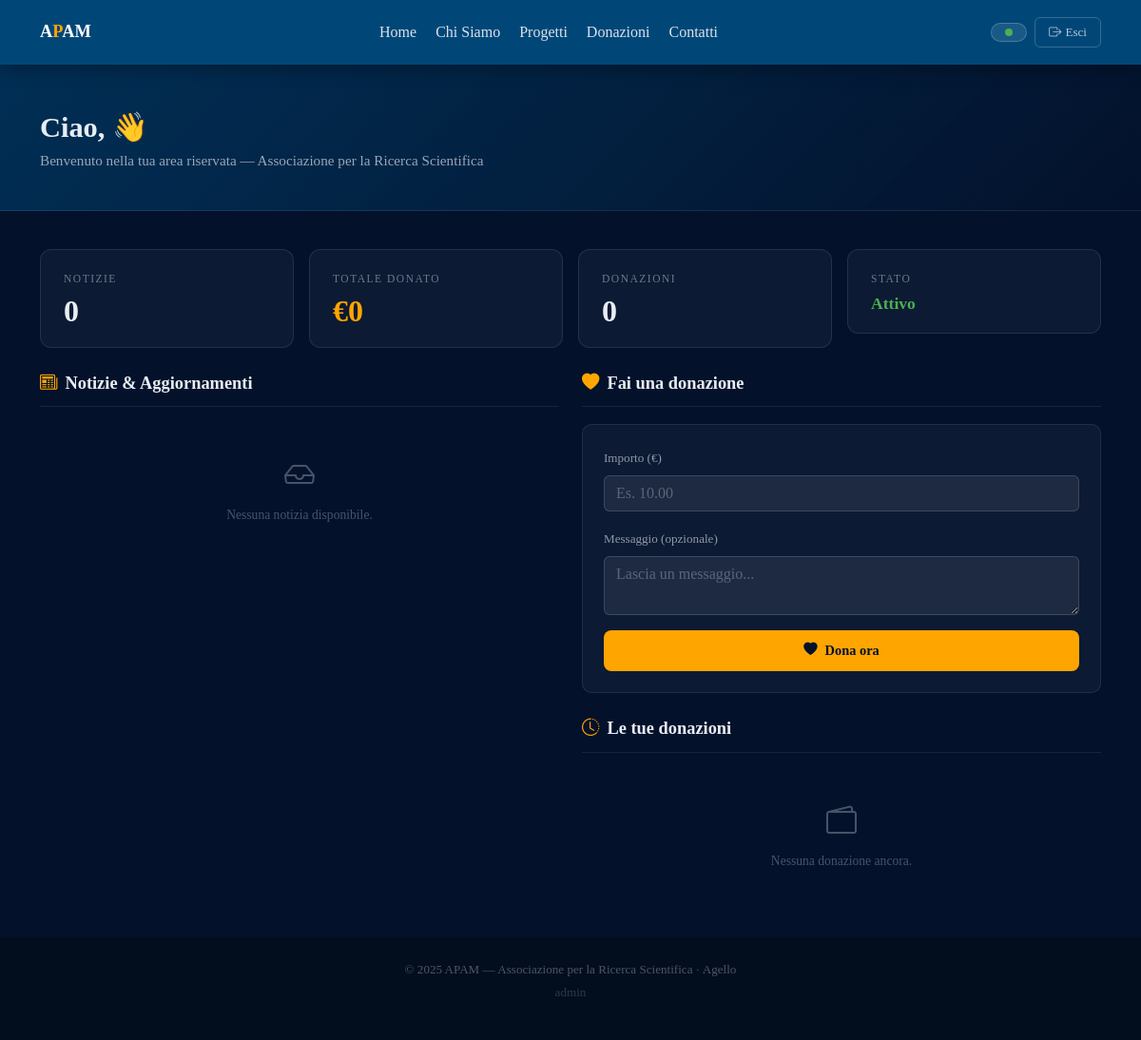
/dashboard.php (signed in), run on an earlier commit of the app's database.
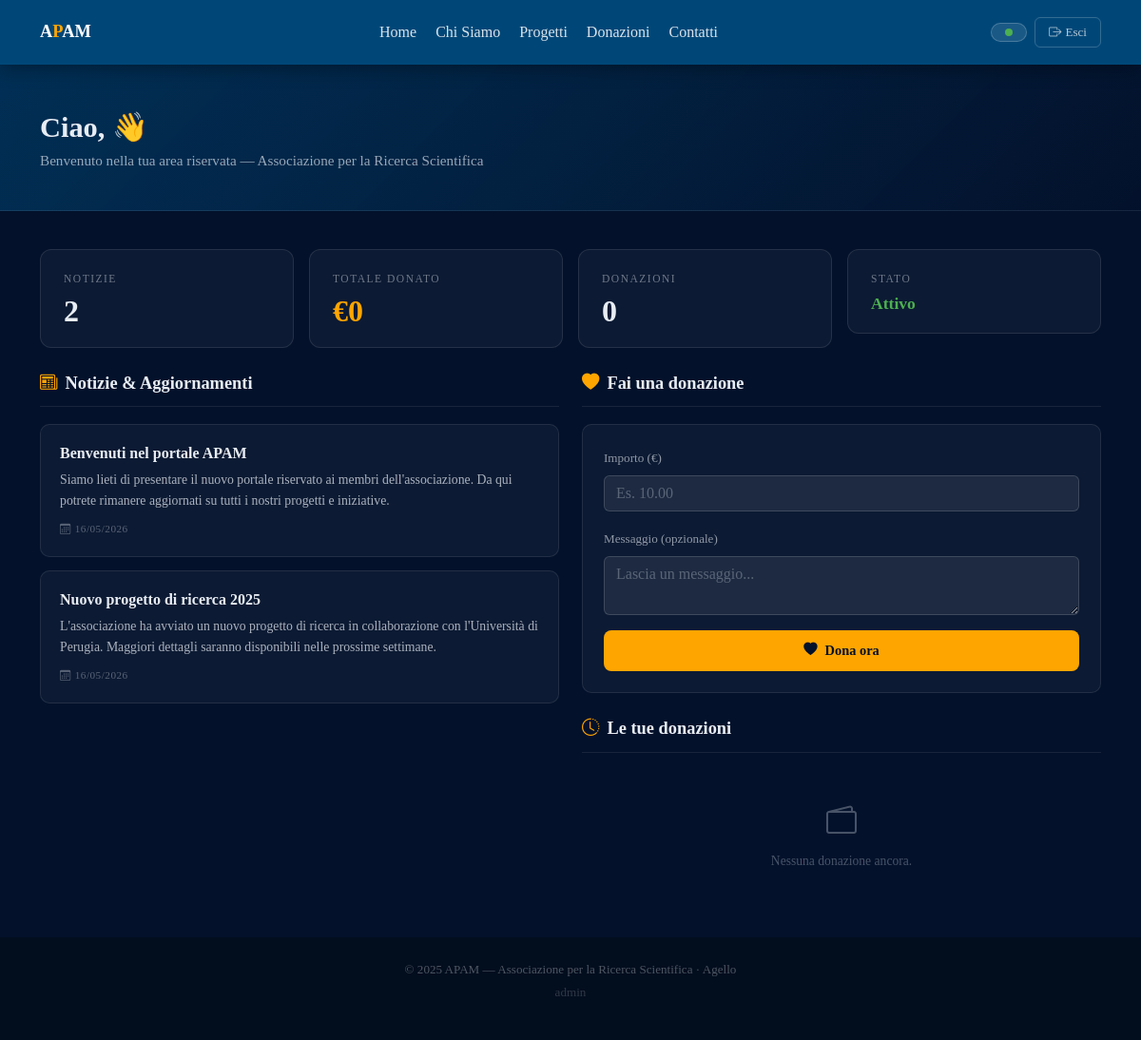
And on a later commit of the database.
### tables this page shows
CREATE TABLE IF NOT EXISTS notizie (
    id INT AUTO_INCREMENT PRIMARY KEY,
    titolo VARCHAR(200) NOT NULL,
    contenuto TEXT NOT NULL,
    pubblicata TINYINT(1) DEFAULT 1,
    data_pubblicazione TIMESTAMP DEFAULT CURRENT_TIMESTAMP
);

### dashboard.php (the view, shortened to what this page needs)
<?php
$pdo = getDB();
$notizie  = $pdo->query("SELECT * FROM notizie WHERE pubblicata = 1 ORDER BY data_pubblicazione DESC")->fetchAll();
$donStmt  = $pdo->prepare("SELECT * FROM donazioni WHERE utente_id = ? ORDER BY data_donazione DESC");
$donStmt->execute([$_SESSION['utente_id']]);
$donazioni      = $donStmt->fetchAll();
$totale_donato  = array_sum(array_column($donazioni, 'importo'));
?>
<!DOCTYPE html>
<html lang="it">
<head>
    <link rel="stylesheet" href="https://cdn.jsdelivr.net/npm/bootstrap@5.3.3/dist/css/bootstrap.min.css">
    <link rel="stylesheet" href="https://cdn.jsdelivr.net/npm/bootstrap-icons@1.11.3/font/bootstrap-icons.css">
</head>
<body>
<nav class="navbar navbar-expand-lg">
    <div class="container">
        <a class="navbar-brand" href="index.html">A<span>P</span>AM</a>
        <div class="collapse navbar-collapse" id="navMenu">
            <ul class="navbar-nav mx-auto gap-1">
                <li class="nav-item"><a class="nav-link" href="index.html#home">Home</a></li>
                <li class="nav-item"><a class="nav-link" href="index.html#chi-siamo">Chi Siamo</a></li>
                <li class="nav-item"><a class="nav-link" href="index.html#progetti">Progetti</a></li>
                <li class="nav-item"><a class="nav-link" href="index.html#donazioni">Donazioni</a></li>
                <li class="nav-item"><a class="nav-link" href="index.html#contatti">Contatti</a></li>
            </ul>
            <div class="d-flex align-items-center gap-2">
                <span class="user-pill">
                    <span class="dot"></span>
                </span>
                <a href="logout-utente.php" class="btn-logout-nav">
                    <i class="bi bi-box-arrow-right me-1"></i>Esci
                </a>
            </div>
        </div>
    </div>
</nav>
<div class="dash-hero">
    <div class="container">
        <h1>Ciao, <span><?= htmlspecialchars($_SESSION['utente_nome']) ?></span> 👋</h1>
        <p>Benvenuto nella tua area riservata — Associazione per la Ricerca Scientifica</p>
    </div>
</div>
<main>
    <div class="container">
        <div class="row g-3 mb-4">
            <div class="col-6 col-md-3">
                <div class="stat-card">
                    <div class="stat-label">Notizie</div>
                    <div class="stat-value"><?= count($notizie) ?></div>
                </div>
            </div>
            <div class="col-6 col-md-3">
                <div class="stat-card">
                    <div class="stat-label">Totale donato</div>
                    <div class="stat-value accent">€<?= number_format($totale_donato, 0, ',', '.') ?></div>
                </div>
            </div>
            <div class="col-6 col-md-3">
                <div class="stat-card">
                    <div class="stat-label">Donazioni</div>
                    <div class="stat-value"><?= count($donazioni) ?></div>
                </div>
            </div>
            <div class="col-6 col-md-3">
                <div class="stat-card">
                    <div class="stat-label">Stato</div>
                    <div class="stat-value" style="font-size:1.1rem;color:#4caf50;">Attivo</div>
                </div>
            </div>
        </div>
        <div class="row g-4">
            <div class="col-lg-6">
                <div class="section-heading">
                    <i class="bi bi-newspaper"></i>Notizie & Aggiornamenti
                </div>
                <?php if (empty($notizie)): ?>
                    <div class="empty-state"><i class="bi bi-inbox fs-2 d-block mb-2"></i>Nessuna notizia disponibile.</div>
                <?php else: ?>
                    <?php foreach ($notizie as $n): ?>
                    <div class="news-card">
                        <h5><?= htmlspecialchars($n['titolo']) ?></h5>
                        <p><?= nl2br(htmlspecialchars($n['contenuto'])) ?></p>
                        <div class="news-date"><i class="bi bi-calendar3 me-1"></i><?= date('d/m/Y', strtotime($n['data_pubblicazione'])) ?></div>
                    </div>
                    <?php endforeach; ?>
                <?php endif; ?>
            </div>
            <div class="col-lg-6">
                <div class="section-heading">
                    <i class="bi bi-heart-fill"></i>Fai una donazione
                </div>
                <div class="don-box mb-4">
                    <form method="POST" action="dashboard.php">
                        <div class="mb-3">
                            <label class="form-label">Importo (€)</label>
                            <input type="number" name="importo" class="form-control" min="1" step="0.50" placeholder="Es. 10.00" required>
                        </div>
                        <div class="mb-3">
                            <label class="form-label">Messaggio (opzionale)</label>
                            <textarea name="messaggio_donazione" class="form-control" rows="2" placeholder="Lascia un messaggio..."></textarea>
                        </div>
                        <button type="submit" class="btn-dona">
                            <i class="bi bi-heart-fill me-2"></i>Dona ora
                        </button>
                    </form>
                </div>
                <div class="section-heading">
                    <i class="bi bi-clock-history"></i>Le tue donazioni
                </div>
                <?php if (empty($donazioni)): ?>
                    <div class="empty-state"><i class="bi bi-wallet2 fs-2 d-block mb-2"></i>Nessuna donazione ancora.</div>
                <?php endif; ?>
            </div>
        </div>
    </div>
</main>
<footer>
    <div class="container">
        <p class="mb-1">© 2025 APAM — Associazione per la Ricerca Scientifica · Agello</p>
        <p><a href="login.php">admin</a></p>
    </div>
</footer>
</body>
</html>

### dashboard.php (style rules this page uses)
:root { --apam-navy:#03112b; --apam-blue:#004d7f; --apam-accent:#ffa500; }
body { background: var(--apam-navy); color: #e8edf4; font-family: Georgia, serif; min-height: 100vh; display: flex; flex-direction: column; }
.navbar { background: rgba(0,77,127,0.92); backdrop-filter: blur(10px); padding: 14px 0; box-shadow: 0 2px 20px rgba(0,0,0,0.4); }
.navbar-brand { font-size: 1.15rem; font-weight: 700; color: #fff !important; }
.navbar-brand span { color: var(--apam-accent); }
.nav-link { color: rgba(255,255,255,0.85) !important; transition: color 0.2s; }
.user-pill { background: rgba(255,255,255,0.1); border: 1px solid rgba(255,255,255,0.2); border-radius: 20px; padding: 5px 14px; font-size: 0.82rem; color: #fff !important; display: flex; align-items: center; gap: 7px; text-decoration: none; }
.user-pill .dot { width: 8px; height: 8px; background: #4caf50; border-radius: 50%; display: inline-block; }
.btn-logout-nav { background: transparent; border: 1px solid rgba(255,255,255,0.2); border-radius: 6px; padding: 5px 14px; color: rgba(255,255,255,0.7) !important; font-size: 0.82rem; transition: all 0.2s; text-decoration: none; }
.dash-hero { background: linear-gradient(135deg, rgba(0,77,127,0.5) 0%, rgba(3,17,43,0.8) 100%); border-bottom: 1px solid rgba(255,255,255,0.08); padding: 48px 0 40px; }
.dash-hero h1 { font-size: 1.9rem; font-weight: 700; margin-bottom: 6px; }
.dash-hero p { color: rgba(232,237,244,0.65); font-size: 0.95rem; margin: 0; }
.stat-card { background: rgba(255,255,255,0.04); border: 1px solid rgba(255,255,255,0.1); border-radius: 12px; padding: 22px 24px; }
.stat-label { font-size: 0.72rem; letter-spacing: 1.5px; text-transform: uppercase; color: rgba(232,237,244,0.45); margin-bottom: 8px; }
.stat-value { font-size: 2rem; font-weight: 700; line-height: 1; }
.stat-value.accent { color: var(--apam-accent); }
.news-card { background: rgba(255,255,255,0.04); border: 1px solid rgba(255,255,255,0.09); border-radius: 10px; padding: 20px; margin-bottom: 14px; transition: border-color 0.2s; }
.news-card h5 { font-size: 1rem; font-weight: 700; margin-bottom: 8px; }
.news-card p { font-size: 0.86rem; color: rgba(232,237,244,0.72); line-height: 1.6; margin: 0; }
.news-date { font-size: 0.7rem; color: rgba(232,237,244,0.35); margin-top: 10px; letter-spacing: 0.5px; }
.don-box { background: rgba(255,255,255,0.04); border: 1px solid rgba(255,255,255,0.09); border-radius: 10px; padding: 22px; }
.don-box .form-control { background: rgba(255,255,255,0.07); border: 1px solid rgba(255,255,255,0.15); color: #e8edf4; }
.don-box .form-control::placeholder { color: rgba(232,237,244,0.3); }
.don-box .form-label { color: rgba(232,237,244,0.6); font-size: 0.82rem; }
.btn-dona { background: var(--apam-accent); color: var(--apam-navy); border: none; padding: 11px; border-radius: 8px; font-size: 0.9rem; font-weight: 700; width: 100%; cursor: pointer; transition: opacity 0.2s; }
.section-heading { font-size: 1.15rem; font-weight: 700; padding-bottom: 10px; border-bottom: 1px solid rgba(255,255,255,0.08); margin-bottom: 18px; }
.section-heading i { color: var(--apam-accent); margin-right: 8px; }
.empty-state { text-align: center; padding: 30px; color: rgba(232,237,244,0.3); font-size: 0.85rem; }
main { flex: 1; padding: 40px 0; }
footer { background: #020d1e; color: rgba(255,255,255,0.3); padding: 24px 0; font-size: 0.82rem; text-align: center; }
footer a { color: rgba(255,255,255,0.18); text-decoration: none; }

What changed in the data, as far as the page shows it:
added notizie: titolo "Benvenuti nel portale APAM", contenuto "Siamo lieti di presentare il nuovo portale riservato ai membri dell'associazione. Da qui potrete rimanere aggiornati su tutti i nostri progetti e iniziative.", data_pubblicazione "16/05/2026"
added notizie: titolo "Nuovo progetto di ricerca 2025", contenuto "L'associazione ha avviato un nuovo progetto di ricerca in collaborazione con l'Università di Perugia. Maggiori dettagli saranno disponibili nelle prossime settimane.", data_pubblicazione "16/05/2026"
Also different on the page:
count($notizie): "0" → "2"
text no longer shown: "Nessuna notizia disponibile."
